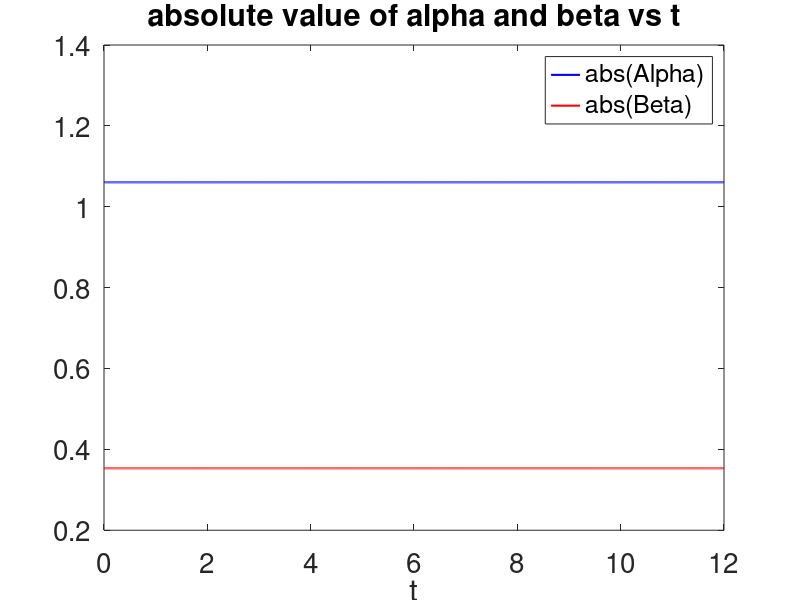
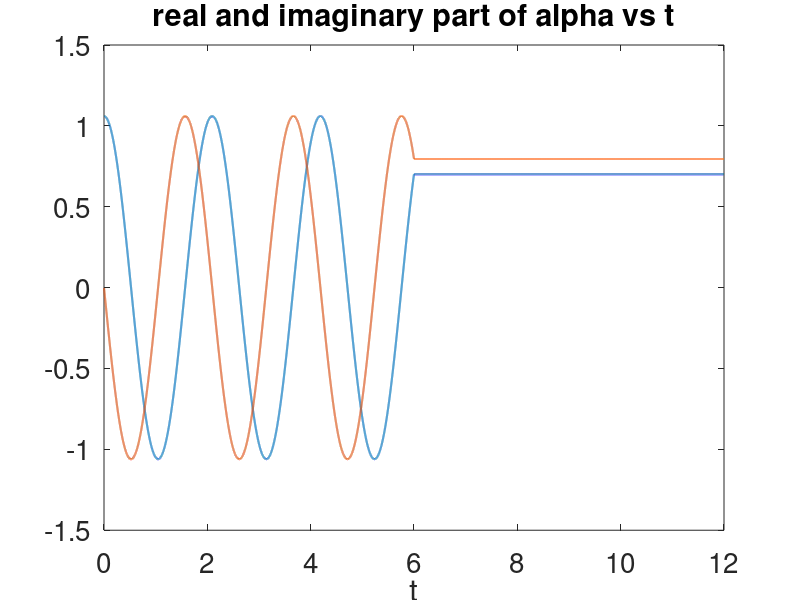
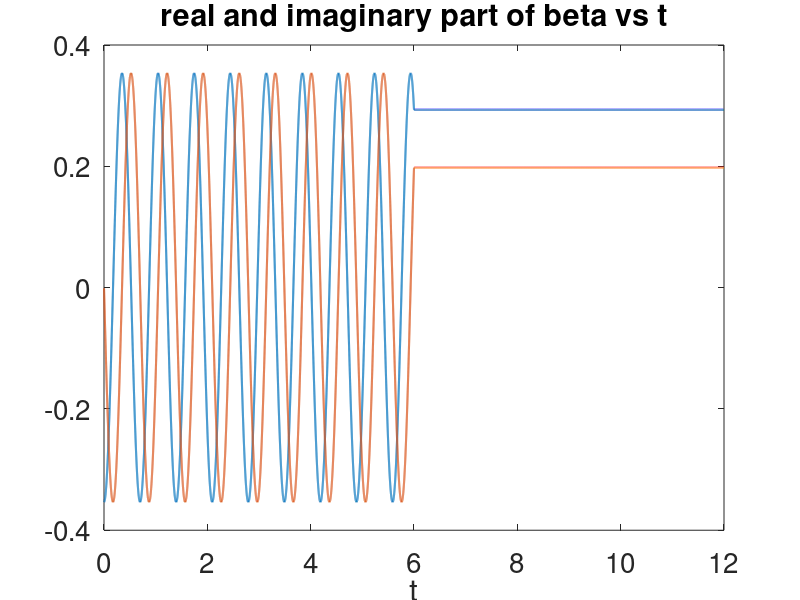
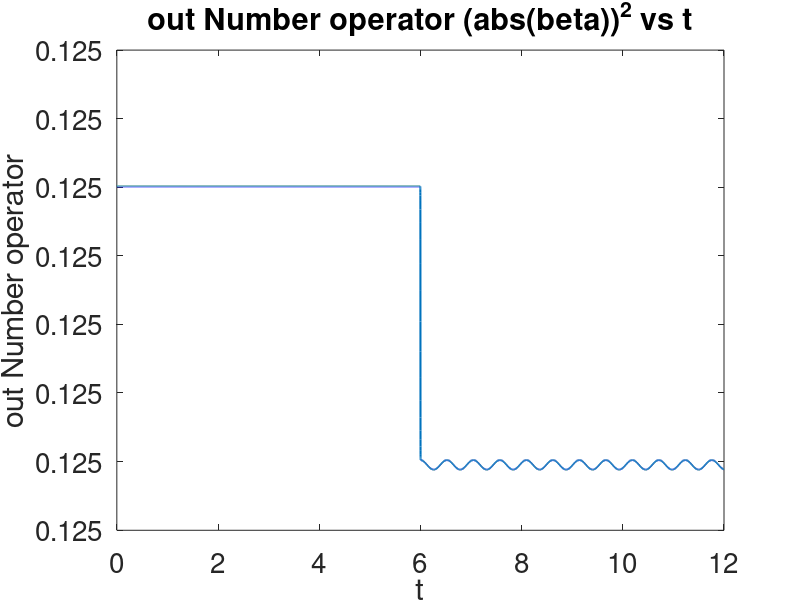

The MATLAB script that drew these images, in order: (Note: this script raises an error after producing the figures.)
%Numerov method
tmin=0;
tmax=12;
nt=48000;
dt=(tmax-tmin)/nt;
t=zeros(1,nt);
for i=1:nt
    t(i)=i*dt;
end

w_i=3;
w_f=6;
a=(w_f+w_i)/2;
b=(w_f-w_i)/2;
dT=0.001;
w=a+(b*tanh((t-(tmax/2))/dT));

f=zeros(1,nt);

%initial condition
f(1)=1/sqrt(2*w_i);
g(1)=-1i*w_i*1/sqrt(2*w_i);

%get another initial value by Taylor's expansion to second order

%     t(2) = t(1)+dt;
%     f(2)=f(1)+dt*g(1)-0.5*(dt^2)*(w(1)^2)*f(1);

    a11=1+(dt^2)*(w(2)^2)/4;
    a12=-1*(dt^2)*(w(3)^2)/24;
    a21=-2+(5/6)*(dt^2)*(w(2)^2);
    a22=1+(dt^2)*(w(3)^3)/12;
    b1=f(1)+dt*g(1)-(dt^2)*(7*(w(1)^2)*f(1))/24;
    b2=-f(1)-(dt^2)*((w(1)^2)*f(1))/12;
    f(2)=(a22*b1-a12*b2)/(a11*a22-a12*a21);
% new set of initial conditions are f(1) and f(2)

for n=2:nt-1
    
f(n+1) = (2*(1-(5/12)*(dt^2)*(w(n)^2))*f(n)-(1+(1/12)*(dt^2)*(w(n-1)^2))*f(n-1))/(1+(1/12)*(dt^2)*(w(n+1)^2));

end

% plot(t,real(f))
% hold on
% plot(t,imag(f))

alpha=zeros(1,nt);
beta=zeros(1,nt);
for i=2:nt-1

f_out_a=sqrt(1/(2*w_f))*exp(-1i*w_f*t(i));
f_out_b=conj(f_out_a);
df_out_a=-1i*w_f*f_out_a;
df_out_b=1i*w_f*f_out_b;

df_in= (conj(f(i+1))-conj(f(i-1)))/(2*dt);

alpha(i)=1i*(conj(f(i))*df_out_a-df_in*f_out_a);
beta(i)=1i*((conj(f(i))*df_out_b-df_in*f_out_b));

alpha(nt-1)=alpha(nt-2);
alpha(nt)=alpha(nt-1);
alpha(1)=alpha(2);
beta(nt-1)=beta(nt-2);
beta(nt)=beta(nt-1);
beta(1)=beta(2);
end

figure(2)

alpha_1=abs(alpha);
beta_1=abs(beta);

plot(t,alpha_1,'-b','Linewidth',1.5)
hold on
plot(t,beta_1,'-r','Linewidth',1.5)
title('absolute value of alpha and beta vs t')
xlabel('t')
set(gca,'fontsize',20)
legend('abs(Alpha)','abs(Beta)')

figure(3)

alpha_real=real(alpha);
alpha_imag=imag(alpha);

plot(t,alpha_real,'Linewidth',1.5)
hold on
plot(t,alpha_imag,'Linewidth',1.5)
title('real and imaginary part of alpha vs t')
xlabel('t')
set(gca,'fontsize',20)

figure(5)

beta_real=real(beta);
beta_imag=imag(beta);

plot(t,beta_real,'Linewidth',1.5)
hold on
plot(t,beta_imag,'Linewidth',1.5)
title('real and imaginary part of beta vs t')
xlabel('t')
set(gca,'fontsize',20)

figure(6)

beta_2=beta_1.^2;

plot(t,beta_2,'Linewidth',1.5)
title('out Number operator (abs(beta))^2 vs t')
xlabel('t')
ylabel('out Number operator')
set(gca,'fontsize',20)

g=zeros(1,nt);

for j=1:nt

   g(j)=abs(alpha(j))^2-abs(beta(j))^2;
   
end

figure(7)
plot(t,g,'Linewidth',1.5)
title('abs(alpha)^2 - abs(beta)^2 vs t')
xlabel('t')
ylabel('abs(alpha)^2 - abs(beta)^2')
set(gca,'fontsize',20)
% Proability
% Only consider the first 3 even terms for comparison with the Schrodinger
% numerical solution
% 
alpha_p=alpha_1(nt-3);
beta_p=beta_1(nt-3);

A=conj(beta_p)/(2*alpha_p);
N=sqrt(1/abs(alpha_p));

C0=(abs(N))^2;
C2=(abs(N*sqrt(2)*(A)))^2;
C4=(abs(N*sqrt(6)*(A^2)))^2;

n=0:1:4;

figure(8)
plot(n(1),C0,'bo','Markersize', 15)
hold on
plot(n(3),C2,'bo','Markersize', 15)
plot(n(5),C4,'bo','Markersize', 15)
txt0 = '\leftarrow |C_0|^2 = 0.9428';
txt2 = '\leftarrow |C_2|^2 = 0.05238';
txt4 = '\downarrow |C_4|^2 = 0.004364';
t0=text(0,C0,txt0);
t2=text(2,C2,txt2);
t4=text(4,C4+0.03,txt4);
t0.FontSize = 20;
t2.FontSize = 20;
t4.FontSize = 20;
xlabel('n','Fontsize', 24)
title('Transition probabilities |C(n)|^2 for n=0,1,2,3,4 ')
axis([-0.1 5 0 1])
set(gca,'fontsize',20)